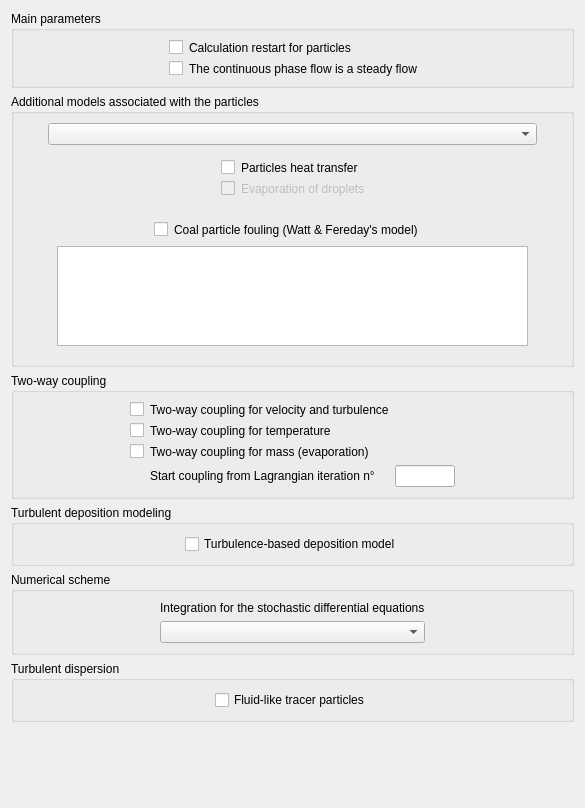
<?xml version="1.0" encoding="UTF-8"?>
<ui version="4.0">
 <class>LagrangianForm</class>
 <widget class="QWidget" name="LagrangianForm">
  <property name="geometry">
   <rect>
    <x>0</x>
    <y>0</y>
    <width>585</width>
    <height>808</height>
   </rect>
  </property>
  <property name="windowTitle">
   <string>Form</string>
  </property>
  <layout class="QVBoxLayout" name="verticalLayout_4">
   <item>
    <widget class="QGroupBox" name="groupBoxMain">
     <property name="toolTip">
      <string>&lt;html&gt;&lt;head/&gt;&lt;body&gt;&lt;p&gt;&lt;span style=&quot; font-size:9pt;&quot;&gt;Specify the main parameters of the Lagrangian module.&lt;/span&gt;&lt;/p&gt;&lt;/body&gt;&lt;/html&gt;</string>
     </property>
     <property name="title">
      <string>Main parameters</string>
     </property>
     <layout class="QHBoxLayout" name="horizontalLayout">
      <item>
       <spacer>
        <property name="orientation">
         <enum>Qt::Horizontal</enum>
        </property>
        <property name="sizeHint" stdset="0">
         <size>
          <width>27</width>
          <height>13</height>
         </size>
        </property>
       </spacer>
      </item>
      <item>
       <layout class="QGridLayout" name="gridLayout">
        <item row="0" column="1">
         <widget class="QLabel" name="labelISUILA">
          <property name="toolTip">
           <string>&lt;html&gt;&lt;head/&gt;&lt;body&gt;&lt;p&gt;&lt;span style=&quot; font-size:9pt;&quot;&gt;Activate or not the calculation restart for particles. The global calculation must also be a restart calculation. &lt;/span&gt;&lt;/p&gt;&lt;/body&gt;&lt;/html&gt;</string>
          </property>
          <property name="text">
           <string>Calculation restart for particles</string>
          </property>
         </widget>
        </item>
        <item row="1" column="1">
         <widget class="QLabel" name="labelISTTIO">
          <property name="toolTip">
           <string>&lt;html&gt;&lt;head/&gt;&lt;body&gt;&lt;p&gt;&lt;span style=&quot; font-size:9pt;&quot;&gt;Specify whether the continuous phase flow is steady or not.&lt;/span&gt;&lt;/p&gt;&lt;/body&gt;&lt;/html&gt;</string>
          </property>
          <property name="text">
           <string>The continuous phase flow is a steady flow</string>
          </property>
         </widget>
        </item>
        <item row="0" column="0">
         <widget class="QCheckBox" name="checkBoxISUILA">
          <property name="toolTip">
           <string>&lt;html&gt;&lt;head/&gt;&lt;body&gt;&lt;p&gt;&lt;span style=&quot; font-size:9pt;&quot;&gt;Activate or not the calculation restart for particles. The global calculation must also be a restart calculation. &lt;/span&gt;&lt;/p&gt;&lt;/body&gt;&lt;/html&gt;</string>
          </property>
          <property name="text">
           <string/>
          </property>
         </widget>
        </item>
        <item row="1" column="0">
         <widget class="QCheckBox" name="checkBoxISTTIO">
          <property name="toolTip">
           <string>&lt;html&gt;&lt;head/&gt;&lt;body&gt;&lt;p&gt;&lt;span style=&quot; font-size:9pt;&quot;&gt;Specify whether the continuous phase flow is steady or not.&lt;/span&gt;&lt;/p&gt;&lt;/body&gt;&lt;/html&gt;</string>
          </property>
          <property name="text">
           <string/>
          </property>
         </widget>
        </item>
       </layout>
      </item>
      <item>
       <spacer>
        <property name="orientation">
         <enum>Qt::Horizontal</enum>
        </property>
        <property name="sizeHint" stdset="0">
         <size>
          <width>26</width>
          <height>17</height>
         </size>
        </property>
       </spacer>
      </item>
     </layout>
    </widget>
   </item>
   <item>
    <widget class="QGroupBox" name="groupBoxPhysicsModels">
     <property name="toolTip">
      <string>&lt;html&gt;&lt;head/&gt;&lt;body&gt;&lt;p&gt;&lt;span style=&quot; font-size:9pt;&quot;&gt;Define additional models associated with the particles.&lt;/span&gt;&lt;/p&gt;&lt;/body&gt;&lt;/html&gt;</string>
     </property>
     <property name="title">
      <string>Additional models associated with the particles</string>
     </property>
     <layout class="QHBoxLayout" name="horizontalLayout_4">
      <item>
       <spacer>
        <property name="orientation">
         <enum>Qt::Horizontal</enum>
        </property>
        <property name="sizeHint" stdset="0">
         <size>
          <width>40</width>
          <height>20</height>
         </size>
        </property>
       </spacer>
      </item>
      <item>
       <layout class="QVBoxLayout" name="verticalLayout">
        <item>
         <widget class="QComboBox" name="comboBoxIPHYLA">
          <property name="toolTip">
           <string>&lt;html&gt;&lt;head/&gt;&lt;body&gt;&lt;p&gt;&lt;span style=&quot; font-size:9pt;&quot;&gt;Define additional models associated with the particles.&lt;/span&gt;&lt;/p&gt;&lt;/body&gt;&lt;/html&gt;</string>
          </property>
         </widget>
        </item>
        <item>
         <widget class="QFrame" name="frameModel1">
          <property name="frameShape">
           <enum>QFrame::NoFrame</enum>
          </property>
          <property name="frameShadow">
           <enum>QFrame::Raised</enum>
          </property>
          <layout class="QHBoxLayout" name="horizontalLayout_2">
           <item>
            <spacer name="horizontalSpacer">
             <property name="orientation">
              <enum>Qt::Horizontal</enum>
             </property>
             <property name="sizeHint" stdset="0">
              <size>
               <width>36</width>
               <height>17</height>
              </size>
             </property>
            </spacer>
           </item>
           <item>
            <layout class="QGridLayout" name="gridLayout_2">
             <item row="0" column="1">
              <widget class="QLabel" name="labelITPVAR">
               <property name="toolTip">
                <string>&lt;html&gt;&lt;head/&gt;&lt;body&gt;&lt;p&gt;&lt;span style=&quot; font-size:9pt;&quot;&gt;Activate the particle heat transfer for an evolution equation on the particle temperature (in degrees Celsius). Useful only if there is a thermal scalar associated with the continuous phase.&lt;/span&gt;&lt;/p&gt;&lt;/body&gt;&lt;/html&gt;</string>
               </property>
               <property name="text">
                <string>Particles heat transfer</string>
               </property>
              </widget>
             </item>
             <item row="1" column="1">
              <widget class="QLabel" name="labelIMPVAR">
               <property name="enabled">
                <bool>false</bool>
               </property>
               <property name="toolTip">
                <string>&lt;html&gt;&lt;head/&gt;&lt;body&gt;&lt;p&gt;&lt;span style=&quot; font-size:9pt;&quot;&gt;Activate or not the evaporation of droplets for an evolution equation on the particle mass.&lt;/span&gt;&lt;/p&gt;&lt;/body&gt;&lt;/html&gt;</string>
               </property>
               <property name="text">
                <string>Evaporation of droplets</string>
               </property>
              </widget>
             </item>
             <item row="0" column="0">
              <widget class="QCheckBox" name="checkBoxITPVAR">
               <property name="toolTip">
                <string>&lt;html&gt;&lt;head/&gt;&lt;body&gt;&lt;p&gt;&lt;span style=&quot; font-size:9pt;&quot;&gt;Activate the particle heat transfer for an evolution equation on the particle temperature (in degrees Celsius). Useful only if there is a thermal scalar associated with the continuous phase.&lt;/span&gt;&lt;/p&gt;&lt;/body&gt;&lt;/html&gt;</string>
               </property>
               <property name="text">
                <string/>
               </property>
              </widget>
             </item>
             <item row="1" column="0">
              <widget class="QCheckBox" name="checkBoxIMPVAR">
               <property name="enabled">
                <bool>false</bool>
               </property>
               <property name="toolTip">
                <string>&lt;html&gt;&lt;head/&gt;&lt;body&gt;&lt;p&gt;&lt;span style=&quot; font-size:9pt;&quot;&gt;Activate or not the evaporation of droplets for an evolution equation on the particle mass.&lt;/span&gt;&lt;/p&gt;&lt;/body&gt;&lt;/html&gt;</string>
               </property>
               <property name="text">
                <string/>
               </property>
              </widget>
             </item>
            </layout>
           </item>
           <item>
            <spacer name="horizontalSpacer_2">
             <property name="orientation">
              <enum>Qt::Horizontal</enum>
             </property>
             <property name="sizeHint" stdset="0">
              <size>
               <width>35</width>
               <height>13</height>
              </size>
             </property>
            </spacer>
           </item>
          </layout>
         </widget>
        </item>
        <item>
         <widget class="QFrame" name="frameModel2">
          <property name="frameShape">
           <enum>QFrame::NoFrame</enum>
          </property>
          <property name="frameShadow">
           <enum>QFrame::Raised</enum>
          </property>
          <layout class="QGridLayout" name="gridLayout_3">
           <item row="0" column="0">
            <spacer name="horizontalSpacer_3">
             <property name="orientation">
              <enum>Qt::Horizontal</enum>
             </property>
             <property name="sizeHint" stdset="0">
              <size>
               <width>96</width>
               <height>20</height>
              </size>
             </property>
            </spacer>
           </item>
           <item row="0" column="1">
            <layout class="QHBoxLayout" name="horizontalLayout_3">
             <item>
              <widget class="QCheckBox" name="checkBoxIENCRA">
               <property name="toolTip">
                <string>&lt;html&gt;&lt;head/&gt;&lt;body&gt;&lt;p&gt;&lt;span style=&quot; font-size:9pt;&quot;&gt;Activate or not the option of coal particle fouling. It is then necessary to specify the domain boundaries on which fouling may take place.&lt;/span&gt;&lt;/p&gt;&lt;/body&gt;&lt;/html&gt;</string>
               </property>
               <property name="text">
                <string/>
               </property>
              </widget>
             </item>
             <item>
              <widget class="QLabel" name="labelIENCRA">
               <property name="toolTip">
                <string>&lt;html&gt;&lt;head/&gt;&lt;body&gt;&lt;p&gt;&lt;span style=&quot; font-size:9pt;&quot;&gt;Activate or not the option of coal particle fouling. It is then necessary to specify the domain boundaries on which fouling may take place.&lt;/span&gt;&lt;/p&gt;&lt;/body&gt;&lt;/html&gt;</string>
               </property>
               <property name="text">
                <string>Coal particle fouling (Watt &amp; Fereday's model)</string>
               </property>
              </widget>
             </item>
             <item>
              <spacer>
               <property name="orientation">
                <enum>Qt::Horizontal</enum>
               </property>
               <property name="sizeHint" stdset="0">
                <size>
                 <width>17</width>
                 <height>17</height>
                </size>
               </property>
              </spacer>
             </item>
            </layout>
           </item>
           <item row="0" column="2">
            <spacer>
             <property name="orientation">
              <enum>Qt::Horizontal</enum>
             </property>
             <property name="sizeHint" stdset="0">
              <size>
               <width>96</width>
               <height>17</height>
              </size>
             </property>
            </spacer>
           </item>
           <item row="1" column="0" colspan="3">
            <widget class="QTableView" name="tableViewCoals">
             <property name="maximumSize">
              <size>
               <width>16777215</width>
               <height>100</height>
              </size>
             </property>
            </widget>
           </item>
          </layout>
         </widget>
        </item>
       </layout>
      </item>
      <item>
       <spacer>
        <property name="orientation">
         <enum>Qt::Horizontal</enum>
        </property>
        <property name="sizeHint" stdset="0">
         <size>
          <width>40</width>
          <height>20</height>
         </size>
        </property>
       </spacer>
      </item>
     </layout>
    </widget>
   </item>
   <item>
    <widget class="QGroupBox" name="groupBox2way">
     <property name="toolTip">
      <string>&lt;html&gt;&lt;head/&gt;&lt;body&gt;&lt;p&gt;&lt;span style=&quot; font-size:9pt;&quot;&gt;Specify the two-way coupling parameters.&lt;/span&gt;&lt;/p&gt;&lt;/body&gt;&lt;/html&gt;</string>
     </property>
     <property name="title">
      <string>Two-way coupling</string>
     </property>
     <layout class="QHBoxLayout" name="horizontalLayout_5">
      <item>
       <spacer>
        <property name="orientation">
         <enum>Qt::Horizontal</enum>
        </property>
        <property name="sizeHint" stdset="0">
         <size>
          <width>27</width>
          <height>13</height>
         </size>
        </property>
       </spacer>
      </item>
      <item>
       <layout class="QGridLayout" name="gridLayout_4">
        <item row="0" column="1">
         <widget class="QLabel" name="labelLTSDYN">
          <property name="toolTip">
           <string>&lt;html&gt;&lt;head/&gt;&lt;body&gt;&lt;p&gt;&lt;span style=&quot; font-size:9pt;&quot;&gt;Activate or not the the two-way coupling on the dynamics of the continuous phase.&lt;/span&gt;&lt;/p&gt;&lt;/body&gt;&lt;/html&gt;</string>
          </property>
          <property name="text">
           <string>Two-way coupling for velocity and turbulence</string>
          </property>
         </widget>
        </item>
        <item row="1" column="1">
         <widget class="QLabel" name="labelLTSTHE">
          <property name="toolTip">
           <string>&lt;html&gt;&lt;head/&gt;&lt;body&gt;&lt;p&gt;&lt;span style=&quot; font-size:9pt;&quot;&gt;Activate or not the the two-way coupling on temperature.&lt;/span&gt;&lt;/p&gt;&lt;/body&gt;&lt;/html&gt;</string>
          </property>
          <property name="text">
           <string>Two-way coupling for temperature</string>
          </property>
         </widget>
        </item>
        <item row="3" column="1">
         <widget class="QLabel" name="labelNSTITS">
          <property name="toolTip">
           <string>&lt;html&gt;&lt;head/&gt;&lt;body&gt;&lt;p&gt;&lt;span style=&quot; font-size:9pt;&quot;&gt;Specify the number of absolute time steps (including the restarts) after which a time-average of the two-way coupling source terms is calculated.&lt;/span&gt;&lt;/p&gt;&lt;/body&gt;&lt;/html&gt;</string>
          </property>
          <property name="text">
           <string>Start coupling from Lagrangian iteration n°</string>
          </property>
         </widget>
        </item>
        <item row="3" column="2">
         <widget class="QLineEdit" name="lineEditNSTITS">
          <property name="maximumSize">
           <size>
            <width>60</width>
            <height>16777215</height>
           </size>
          </property>
          <property name="toolTip">
           <string>&lt;html&gt;&lt;head/&gt;&lt;body&gt;&lt;p&gt;&lt;span style=&quot; font-size:9pt;&quot;&gt;Specify the number of absolute time steps (including the restarts) after which a time-average of the two-way coupling source terms is calculated.&lt;/span&gt;&lt;/p&gt;&lt;/body&gt;&lt;/html&gt;</string>
          </property>
         </widget>
        </item>
        <item row="2" column="1">
         <widget class="QLabel" name="labelLTSMAS">
          <property name="toolTip">
           <string>&lt;html&gt;&lt;head/&gt;&lt;body&gt;&lt;p&gt;&lt;span style=&quot; font-size:9pt;&quot;&gt;Activate or not the the two-way coupling on the mass.&lt;/span&gt;&lt;/p&gt;&lt;/body&gt;&lt;/html&gt;</string>
          </property>
          <property name="text">
           <string>Two-way coupling for mass (evaporation)</string>
          </property>
         </widget>
        </item>
        <item row="0" column="0">
         <widget class="QCheckBox" name="checkBoxLTSDYN">
          <property name="toolTip">
           <string>&lt;html&gt;&lt;head/&gt;&lt;body&gt;&lt;p&gt;&lt;span style=&quot; font-size:9pt;&quot;&gt;Activate or not the the two-way coupling on the dynamics of the continuous phase.&lt;/span&gt;&lt;/p&gt;&lt;/body&gt;&lt;/html&gt;</string>
          </property>
          <property name="text">
           <string/>
          </property>
         </widget>
        </item>
        <item row="1" column="0">
         <widget class="QCheckBox" name="checkBoxLTSTHE">
          <property name="toolTip">
           <string>&lt;html&gt;&lt;head/&gt;&lt;body&gt;&lt;p&gt;&lt;span style=&quot; font-size:9pt;&quot;&gt;Activate or not the the two-way coupling on temperature.&lt;/span&gt;&lt;/p&gt;&lt;/body&gt;&lt;/html&gt;</string>
          </property>
          <property name="text">
           <string/>
          </property>
         </widget>
        </item>
        <item row="2" column="0">
         <widget class="QCheckBox" name="checkBoxLTSMAS">
          <property name="toolTip">
           <string>&lt;html&gt;&lt;head/&gt;&lt;body&gt;&lt;p&gt;&lt;span style=&quot; font-size:9pt;&quot;&gt;Activate or not the the two-way coupling on the mass.&lt;/span&gt;&lt;/p&gt;&lt;/body&gt;&lt;/html&gt;</string>
          </property>
          <property name="text">
           <string/>
          </property>
         </widget>
        </item>
       </layout>
      </item>
      <item>
       <spacer>
        <property name="orientation">
         <enum>Qt::Horizontal</enum>
        </property>
        <property name="sizeHint" stdset="0">
         <size>
          <width>31</width>
          <height>20</height>
         </size>
        </property>
       </spacer>
      </item>
     </layout>
    </widget>
   </item>
   <item>
    <widget class="QGroupBox" name="groupBox_turbdepo">
     <property name="toolTip">
      <string/>
     </property>
     <property name="title">
      <string>Turbulent deposition modeling</string>
     </property>
     <layout class="QHBoxLayout" name="horizontalLayout_9">
      <item>
       <spacer name="horizontalSpacer_6">
        <property name="orientation">
         <enum>Qt::Horizontal</enum>
        </property>
        <property name="sizeHint" stdset="0">
         <size>
          <width>27</width>
          <height>13</height>
         </size>
        </property>
       </spacer>
      </item>
      <item>
       <layout class="QGridLayout" name="gridLayout_6">
        <item row="0" column="0">
         <widget class="QCheckBox" name="checkBoxIDEPST">
          <property name="toolTip">
           <string>&lt;html&gt;&lt;head/&gt;&lt;body&gt;&lt;p&gt;&lt;span style=&quot; font-size:9pt;&quot;&gt;Activate the particle deposition sub-model based on turbulence.&lt;/span&gt;&lt;/p&gt;&lt;/body&gt;&lt;/html&gt;</string>
          </property>
          <property name="text">
           <string>Turbulence-based deposition model</string>
          </property>
         </widget>
        </item>
       </layout>
      </item>
      <item>
       <spacer name="horizontalSpacer_5">
        <property name="orientation">
         <enum>Qt::Horizontal</enum>
        </property>
        <property name="sizeHint" stdset="0">
         <size>
          <width>40</width>
          <height>20</height>
         </size>
        </property>
       </spacer>
      </item>
     </layout>
    </widget>
   </item>
   <item>
    <widget class="QGroupBox" name="groupBox">
     <property name="toolTip">
      <string>&lt;html&gt;&lt;head/&gt;&lt;body&gt;&lt;p&gt;&lt;span style=&quot; font-size:9pt;&quot;&gt;Specify the numerical scheme advanced options.&lt;/span&gt;&lt;/p&gt;&lt;/body&gt;&lt;/html&gt;</string>
     </property>
     <property name="title">
      <string>Numerical scheme</string>
     </property>
     <layout class="QHBoxLayout" name="horizontalLayout_7">
      <item>
       <spacer>
        <property name="orientation">
         <enum>Qt::Horizontal</enum>
        </property>
        <property name="sizeHint" stdset="0">
         <size>
          <width>162</width>
          <height>13</height>
         </size>
        </property>
       </spacer>
      </item>
      <item>
       <layout class="QVBoxLayout" name="verticalLayout_3">
        <item>
         <widget class="QLabel" name="label">
          <property name="text">
           <string>Integration for the stochastic differential equations</string>
          </property>
         </widget>
        </item>
        <item>
         <widget class="QComboBox" name="comboBoxNORDRE">
          <property name="toolTip">
           <string>&lt;html&gt;&lt;head/&gt;&lt;body&gt;&lt;p&gt;Select the order of time integration of the stochastic differential equations. The order can be either first or second. &lt;/p&gt;&lt;p&gt;(code_saturne key word: &lt;span style=&quot; font-weight:600;&quot;&gt;NORDRE&lt;/span&gt;)&lt;/p&gt;&lt;/body&gt;&lt;/html&gt;</string>
          </property>
         </widget>
        </item>
       </layout>
      </item>
      <item>
       <spacer>
        <property name="orientation">
         <enum>Qt::Horizontal</enum>
        </property>
        <property name="sizeHint" stdset="0">
         <size>
          <width>162</width>
          <height>28</height>
         </size>
        </property>
       </spacer>
      </item>
     </layout>
    </widget>
   </item>
   <item>
    <widget class="QGroupBox" name="groupBox_turbdisp">
     <property name="toolTip">
      <string>&lt;html&gt;&lt;head/&gt;&lt;body&gt;&lt;p&gt;&lt;br/&gt;&lt;/p&gt;&lt;/body&gt;&lt;/html&gt;</string>
     </property>
     <property name="title">
      <string>Turbulent dispersion</string>
     </property>
     <layout class="QHBoxLayout" name="horizontalLayout_10">
      <item>
       <spacer name="horizontalSpacer_7">
        <property name="orientation">
         <enum>Qt::Horizontal</enum>
        </property>
        <property name="sizeHint" stdset="0">
         <size>
          <width>27</width>
          <height>13</height>
         </size>
        </property>
       </spacer>
      </item>
      <item>
       <layout class="QVBoxLayout" name="verticalLayout_2">
        <item>
         <widget class="QCheckBox" name="checkBoxMODCPL">
          <property name="toolTip">
           <string>&lt;html&gt;&lt;head/&gt;&lt;body&gt;&lt;p&gt;If checked the particles are assumed to be fluid-like tracer particles, otherwise they are material particles.&lt;/p&gt;&lt;p&gt;(code_saturne key word: &lt;span style=&quot; font-weight:600;&quot;&gt;MODCPL&lt;/span&gt;)&lt;/p&gt;&lt;/body&gt;&lt;/html&gt;</string>
          </property>
          <property name="text">
           <string>Fluid-like tracer particles</string>
          </property>
         </widget>
        </item>
       </layout>
      </item>
      <item>
       <spacer name="horizontalSpacer_8">
        <property name="orientation">
         <enum>Qt::Horizontal</enum>
        </property>
        <property name="sizeHint" stdset="0">
         <size>
          <width>40</width>
          <height>20</height>
         </size>
        </property>
       </spacer>
      </item>
     </layout>
    </widget>
   </item>
   <item>
    <spacer>
     <property name="orientation">
      <enum>Qt::Vertical</enum>
     </property>
     <property name="sizeHint" stdset="0">
      <size>
       <width>546</width>
       <height>31</height>
      </size>
     </property>
    </spacer>
   </item>
  </layout>
 </widget>
 <resources>
  <include location="resources_pages.qrc"/>
 </resources>
 <connections/>
</ui>
